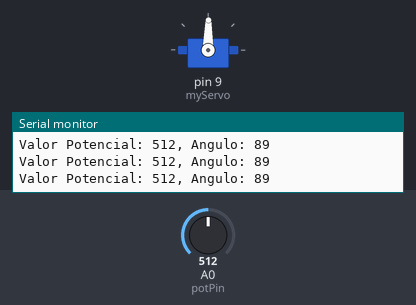
This sketch was run on a simulated Arduino Uno, built with avr-gcc and run on an emulated ATmega328P. Shown: servo, the last lines printed to the serial monitor. Inputs (shaded band) come from the test bench; at power-on: A0 (potPin) = 512.

Above: at 1.2 s.
1.3 s: A0 (potPin) set to 553
At 2.4 s:
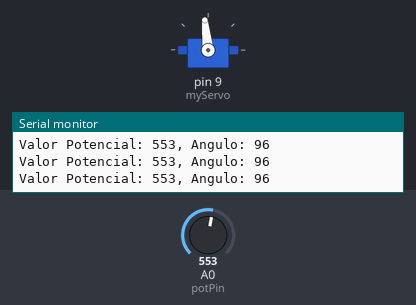
4.3 s: A0 (potPin) set to 586
At 4.9 s:
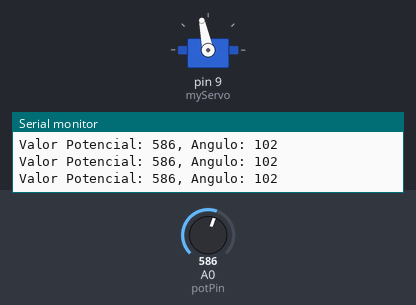
5.8 s: A0 (potPin) set to 306
At 6.9 s:
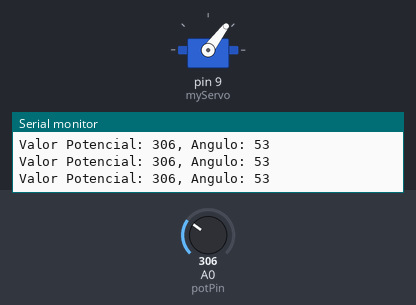
7.3 s: A0 (potPin) set to 108
At 8.5 s:
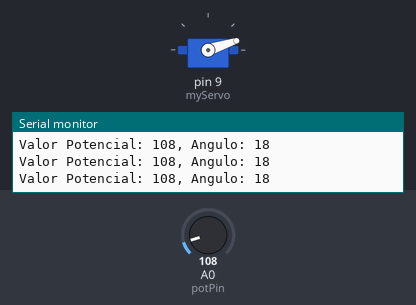
8.8 s: A0 (potPin) set to 92
At 9.4 s:
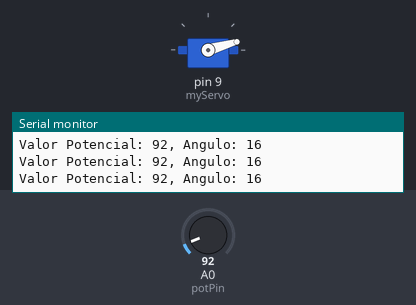
10.3 s: A0 (potPin) set to 122
At 10.9 s:
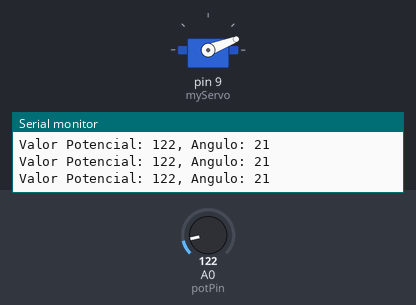
Timing chart, 0 to 12.8 s (numbered marks = the images above; inputs shaded):
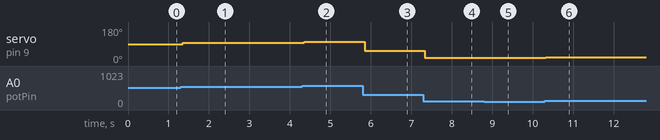

Measured:
- after the input at 1.3 s, servo on pin 9 (myServo): 89° → 96° after 0.05 s
- after the input at 4.3 s, servo on pin 9 (myServo): 96° → 102° after 0.05 s
- after the input at 5.8 s, servo on pin 9 (myServo): 102° → 53° after 0.05 s
- after the input at 7.3 s, servo on pin 9 (myServo): 53° → 18° at once
- after the input at 8.8 s, servo on pin 9 (myServo): 18° → 16° after 0.05 s
- after the input at 10.3 s, servo on pin 9 (myServo): 16° → 21° at once

The sketch:

KIT05ServoV1.0.ino
```cpp
/*
KIT 05 Sensor- Estado de animo
Problemas al sujetar el servo, sujetar con cables, NO CON LOS PINCHOS
*/

//Incluir la libreria Servo
#include <Servo.h>

Servo myServo;

int const potPin = A0;
int potVal;
int angle;

void setup() {
  // definimos el servo y abrimos la comunicacion serial

  myServo.attach(9); // puerto PWM 9

  Serial.begin(9600);
}

void loop() {
  // leemos el valor del potenciometro y los escribimos en el monitor

  potVal = analogRead(potPin);

  Serial.print("Valor Potencial: ");
  Serial.print(potVal);

  // lo pasamos a angulos y lo mandamos al servo y al monitor

  angle = map (potVal, 0 , 1023, 0, 179);

  Serial.print(", Angulo: ");
  Serial.println(angle);

  myServo.write(angle);

  delay(15);
}
```
